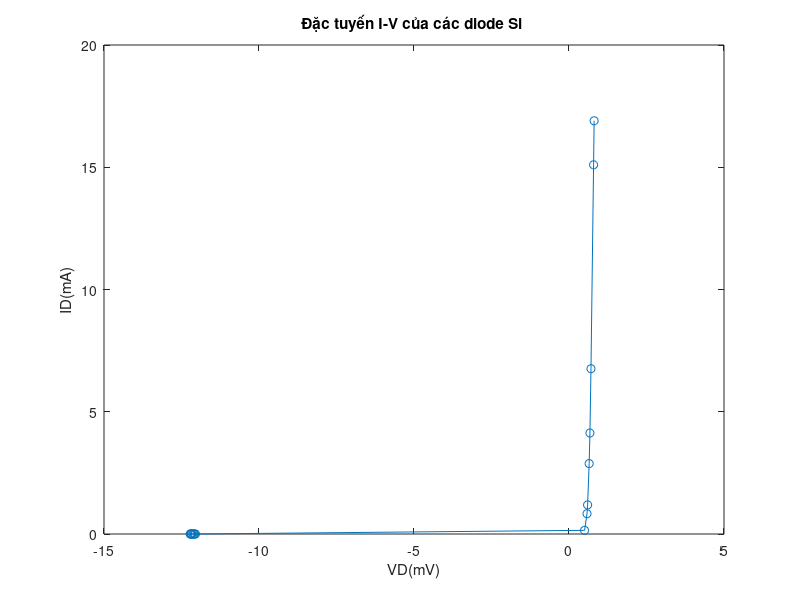

This chart was generated by the following MATLAB code:
clc;
x = [-12.22, -12.2, -12.19, -12.17, -12.13, -12.1, -12.08, -12.05, 0.503, 0.581, 0.6, 0.65, 0.675, 0.709, 0.793, 0.81];
y = [0, 0, 0, 0, 0, 0, 0, 0, 0.15, 0.83, 1.19, 2.88, 4.13, 6.76, 15.1, 16.9];

plot(x, y, 'o-');

% Đặt tiêu đề cho đồ thị
title('Đặc tuyến I-V của các diode Si ');

% Đặt nhãn cho các trục
xlabel('VD(mV)');
ylabel('ID(mA)');